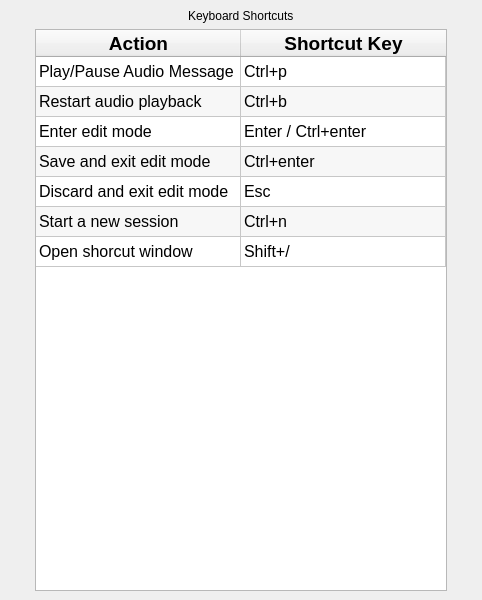
<?xml version="1.0" encoding="UTF-8"?>
<ui version="4.0">
 <class>Help</class>
 <widget class="QMainWindow" name="Help">
  <property name="geometry">
   <rect>
    <x>0</x>
    <y>0</y>
    <width>482</width>
    <height>600</height>
   </rect>
  </property>
  <property name="windowTitle">
   <string>MainWindow</string>
  </property>
  <widget class="QWidget" name="centralwidget">
   <layout class="QVBoxLayout" name="verticalLayout">
    <item alignment="Qt::AlignHCenter">
     <widget class="QLabel" name="shortcut_label">
      <property name="text">
       <string>Keyboard Shortcuts</string>
      </property>
     </widget>
    </item>
    <item alignment="Qt::AlignHCenter">
     <widget class="QTableWidget" name="shortcut_table">
      <property name="sizePolicy">
       <sizepolicy hsizetype="Expanding" vsizetype="Expanding">
        <horstretch>0</horstretch>
        <verstretch>0</verstretch>
       </sizepolicy>
      </property>
      <property name="minimumSize">
       <size>
        <width>412</width>
        <height>0</height>
       </size>
      </property>
      <property name="baseSize">
       <size>
        <width>0</width>
        <height>0</height>
       </size>
      </property>
      <property name="alternatingRowColors">
       <bool>true</bool>
      </property>
      <property name="selectionMode">
       <enum>QAbstractItemView::NoSelection</enum>
      </property>
      <property name="selectionBehavior">
       <enum>QAbstractItemView::SelectRows</enum>
      </property>
      <property name="showGrid">
       <bool>true</bool>
      </property>
      <attribute name="horizontalHeaderDefaultSectionSize">
       <number>205</number>
      </attribute>
      <attribute name="verticalHeaderVisible">
       <bool>false</bool>
      </attribute>
      <row>
       <property name="text">
        <string>1</string>
       </property>
       <property name="font">
        <font>
         <pointsize>14</pointsize>
        </font>
       </property>
      </row>
      <row>
       <property name="text">
        <string>2</string>
       </property>
      </row>
      <row>
       <property name="text">
        <string>3</string>
       </property>
      </row>
      <row>
       <property name="text">
        <string>4</string>
       </property>
      </row>
      <row>
       <property name="text">
        <string>5</string>
       </property>
      </row>
      <row>
       <property name="text">
        <string>6</string>
       </property>
      </row>
      <row>
       <property name="text">
        <string>7</string>
       </property>
      </row>
      <column>
       <property name="text">
        <string>Action</string>
       </property>
       <property name="font">
        <font>
         <pointsize>14</pointsize>
         <weight>75</weight>
         <bold>true</bold>
        </font>
       </property>
       <property name="textAlignment">
        <set>AlignCenter</set>
       </property>
      </column>
      <column>
       <property name="text">
        <string>Shortcut Key</string>
       </property>
       <property name="font">
        <font>
         <pointsize>14</pointsize>
         <weight>75</weight>
         <bold>true</bold>
        </font>
       </property>
       <property name="textAlignment">
        <set>AlignCenter</set>
       </property>
      </column>
      <item row="0" column="0">
       <property name="text">
        <string>Play/Pause Audio Message</string>
       </property>
       <property name="font">
        <font>
         <pointsize>12</pointsize>
        </font>
       </property>
      </item>
      <item row="0" column="1">
       <property name="text">
        <string>Ctrl+p</string>
       </property>
       <property name="font">
        <font>
         <pointsize>12</pointsize>
        </font>
       </property>
      </item>
      <item row="1" column="0">
       <property name="text">
        <string>Restart audio playback</string>
       </property>
       <property name="font">
        <font>
         <pointsize>12</pointsize>
        </font>
       </property>
      </item>
      <item row="1" column="1">
       <property name="text">
        <string>Ctrl+b</string>
       </property>
       <property name="font">
        <font>
         <pointsize>12</pointsize>
        </font>
       </property>
      </item>
      <item row="2" column="0">
       <property name="text">
        <string>Enter edit mode</string>
       </property>
       <property name="font">
        <font>
         <pointsize>12</pointsize>
        </font>
       </property>
      </item>
      <item row="2" column="1">
       <property name="text">
        <string>Enter / Ctrl+enter</string>
       </property>
       <property name="font">
        <font>
         <pointsize>12</pointsize>
        </font>
       </property>
      </item>
      <item row="3" column="0">
       <property name="text">
        <string>Save and exit edit mode</string>
       </property>
       <property name="font">
        <font>
         <pointsize>12</pointsize>
        </font>
       </property>
      </item>
      <item row="3" column="1">
       <property name="text">
        <string>Ctrl+enter</string>
       </property>
       <property name="font">
        <font>
         <pointsize>12</pointsize>
        </font>
       </property>
      </item>
      <item row="4" column="0">
       <property name="text">
        <string>Discard and exit edit mode</string>
       </property>
       <property name="font">
        <font>
         <pointsize>12</pointsize>
        </font>
       </property>
      </item>
      <item row="4" column="1">
       <property name="text">
        <string>Esc</string>
       </property>
       <property name="font">
        <font>
         <pointsize>12</pointsize>
        </font>
       </property>
      </item>
      <item row="5" column="0">
       <property name="text">
        <string>Start a new session</string>
       </property>
       <property name="font">
        <font>
         <pointsize>12</pointsize>
        </font>
       </property>
      </item>
      <item row="5" column="1">
       <property name="text">
        <string>Ctrl+n</string>
       </property>
       <property name="font">
        <font>
         <pointsize>12</pointsize>
        </font>
       </property>
      </item>
      <item row="6" column="0">
       <property name="text">
        <string>Open shorcut window</string>
       </property>
       <property name="font">
        <font>
         <pointsize>12</pointsize>
        </font>
       </property>
      </item>
      <item row="6" column="1">
       <property name="text">
        <string>Shift+/</string>
       </property>
       <property name="font">
        <font>
         <pointsize>12</pointsize>
        </font>
       </property>
      </item>
     </widget>
    </item>
   </layout>
  </widget>
 </widget>
 <resources/>
 <connections/>
</ui>
